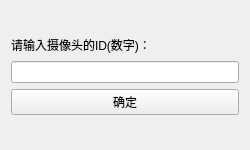
<?xml version="1.0" encoding="UTF-8"?>
<ui version="4.0">
 <class>SetCameraID</class>
 <widget class="QWidget" name="SetCameraID">
  <property name="geometry">
   <rect>
    <x>0</x>
    <y>0</y>
    <width>250</width>
    <height>150</height>
   </rect>
  </property>
  <property name="windowTitle">
   <string>设置摄像头ID</string>
  </property>
  <layout class="QVBoxLayout" name="verticalLayout_3">
   <item>
    <layout class="QVBoxLayout" name="verticalLayout_2">
     <item>
      <layout class="QVBoxLayout" name="verticalLayout">
       <item>
        <widget class="QLabel" name="IDText">
         <property name="minimumSize">
          <size>
           <width>180</width>
           <height>20</height>
          </size>
         </property>
         <property name="maximumSize">
          <size>
           <width>180</width>
           <height>20</height>
          </size>
         </property>
         <property name="text">
          <string>请输入摄像头的ID(数字)：</string>
         </property>
        </widget>
       </item>
       <item>
        <widget class="QLineEdit" name="ID">
         <property name="text">
          <string/>
         </property>
         <property name="placeholderText">
          <string/>
         </property>
        </widget>
       </item>
      </layout>
     </item>
     <item>
      <widget class="QPushButton" name="SetID">
       <property name="sizePolicy">
        <sizepolicy hsizetype="Minimum" vsizetype="Fixed">
         <horstretch>10</horstretch>
         <verstretch>10</verstretch>
        </sizepolicy>
       </property>
       <property name="text">
        <string>确定</string>
       </property>
      </widget>
     </item>
    </layout>
   </item>
  </layout>
 </widget>
 <resources/>
 <connections/>
</ui>
